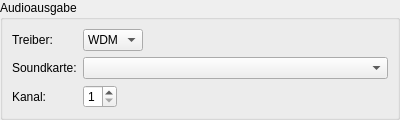
<?xml version="1.0" encoding="UTF-8"?>
<ui version="4.0">
 <class>DeviceSelectWidget</class>
 <widget class="QWidget" name="DeviceSelectWidget">
  <property name="geometry">
   <rect>
    <x>0</x>
    <y>0</y>
    <width>400</width>
    <height>105</height>
   </rect>
  </property>
  <property name="windowTitle">
   <string notr="true"/>
  </property>
  <layout class="QVBoxLayout" name="verticalLayout">
   <property name="spacing">
    <number>0</number>
   </property>
   <property name="margin">
    <number>0</number>
   </property>
   <item>
    <widget class="QGroupBox" name="groupBox_3">
     <property name="title">
      <string>Audioausgabe</string>
     </property>
     <property name="flat">
      <bool>true</bool>
     </property>
     <layout class="QGridLayout" name="gridLayout_4">
      <item row="1" column="0">
       <widget class="QLabel" name="label_5">
        <property name="sizePolicy">
         <sizepolicy hsizetype="Fixed" vsizetype="Preferred">
          <horstretch>0</horstretch>
          <verstretch>0</verstretch>
         </sizepolicy>
        </property>
        <property name="text">
         <string>Soundkarte:</string>
        </property>
       </widget>
      </item>
      <item row="1" column="1" colspan="2">
       <widget class="QComboBox" name="deviceComboBox">
        <property name="sizePolicy">
         <sizepolicy hsizetype="Expanding" vsizetype="Fixed">
          <horstretch>0</horstretch>
          <verstretch>0</verstretch>
         </sizepolicy>
        </property>
       </widget>
      </item>
      <item row="2" column="0">
       <widget class="QLabel" name="label_6">
        <property name="sizePolicy">
         <sizepolicy hsizetype="Fixed" vsizetype="Preferred">
          <horstretch>0</horstretch>
          <verstretch>0</verstretch>
         </sizepolicy>
        </property>
        <property name="text">
         <string>Kanal:</string>
        </property>
       </widget>
      </item>
      <item row="2" column="1" colspan="2">
       <widget class="QSpinBox" name="channelSpinBox">
        <property name="sizePolicy">
         <sizepolicy hsizetype="Fixed" vsizetype="Fixed">
          <horstretch>0</horstretch>
          <verstretch>0</verstretch>
         </sizepolicy>
        </property>
        <property name="minimum">
         <number>1</number>
        </property>
        <property name="maximum">
         <number>4</number>
        </property>
       </widget>
      </item>
      <item row="0" column="0">
       <widget class="QLabel" name="label_8">
        <property name="text">
         <string>Treiber:</string>
        </property>
       </widget>
      </item>
      <item row="0" column="1">
       <widget class="QComboBox" name="driverComboBox">
        <property name="sizePolicy">
         <sizepolicy hsizetype="Fixed" vsizetype="Fixed">
          <horstretch>0</horstretch>
          <verstretch>0</verstretch>
         </sizepolicy>
        </property>
        <item>
         <property name="text">
          <string notr="true">WDM</string>
         </property>
        </item>
        <item>
         <property name="text">
          <string notr="true">ASIO</string>
         </property>
        </item>
       </widget>
      </item>
     </layout>
    </widget>
   </item>
  </layout>
 </widget>
 <resources/>
 <connections/>
</ui>
